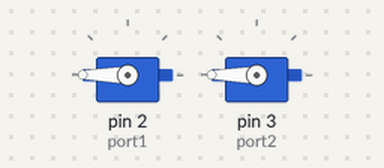
A sketch run on a simulated Arduino Uno, built with avr-gcc and run on an emulated ATmega328P. Parts: 2 × servo.

Above: at 0.05 s.
At 4.15 s:
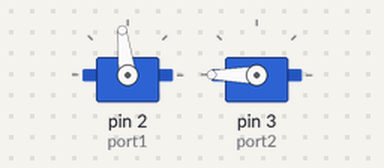
At 8.25 s:
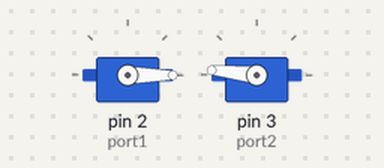
At 16.55 s:
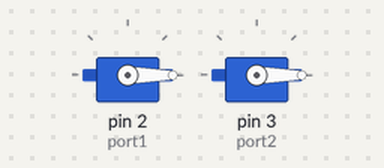
Timing chart, 0 to 21.5 s (numbered marks = the images above):
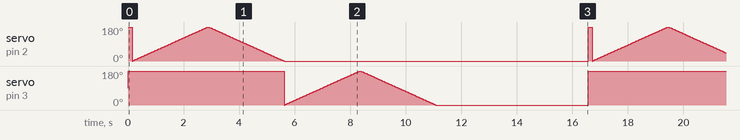

Measured:
- by itself, servo on pin 2 (port1), servo on pin 3 (port2): moves between 0° and 180°, repeating every 16.6 s

The sketch:

Testing_three_servo-motors.ino
```cpp
#include <Servo.h>
#define port1 2
#define port2 3
#define port3 4
Servo myservos[2];
int pos, i;


void setup() {
  // put your setup code here, to run once:
  myservos[0].attach(port1);
  myservos[1].attach(port2);
}

void loop() {

  for(int i=0;i<=2;i++){
    myservos[i].write(180);
    delay(15);
    }
    delay(100);

  for(int i=0;i<=2;i++){
    pos = 0;
    while(pos<=180){
      myservos[i].write(pos);
      delay(15);
      pos++;
      }
    while(pos>=0){
      myservos[i].write(pos);
      delay(15);
      pos--;
      }
  }
}
```
